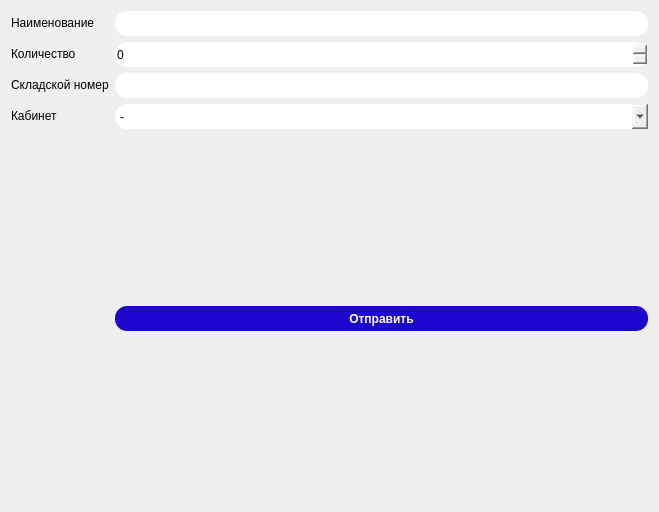
                <widget class="QWidget" name="page_4">
                 <layout class="QFormLayout" name="formLayout_4">
                  <item row="0" column="0">
                   <widget class="QLabel" name="label_21">
                    <property name="text">
                     <string>Наименование</string>
                    </property>
                   </widget>
                  </item>
                  <item row="0" column="1">
                   <widget class="QLineEdit" name="NameInstallation">
                    <property name="styleSheet">
                     <string notr="true">QLineEdit{
	border-radius: 12px;
	height: 25px;
	width: 150px;
}</string>
                    </property>
                   </widget>
                  </item>
                  <item row="1" column="0">
                   <widget class="QLabel" name="label_20">
                    <property name="text">
                     <string>Количество</string>
                    </property>
                   </widget>
                  </item>
                  <item row="1" column="1">
                   <widget class="QSpinBox" name="QuantityInstallation">
                    <property name="styleSheet">
                     <string notr="true">QSpinBox{
	border-radius: 12px;
	height: 25px;
	width: 150px;
}</string>
                    </property>
                   </widget>
                  </item>
                  <item row="2" column="0">
                   <widget class="QLabel" name="label_22">
                    <property name="text">
                     <string>Складской номер</string>
                    </property>
                   </widget>
                  </item>
                  <item row="2" column="1">
                   <widget class="QLineEdit" name="NumberInstallation">
                    <property name="styleSheet">
                     <string notr="true">QLineEdit{
	border-radius: 12px;
	height: 25px;
	width: 150px;
}</string>
                    </property>
                   </widget>
                  </item>
                  <item row="3" column="0">
                   <widget class="QLabel" name="label_19">
                    <property name="text">
                     <string>Кабинет</string>
                    </property>
                   </widget>
                  </item>
                  <item row="3" column="1">
                   <widget class="QComboBox" name="PlaceInstallation">
                    <property name="styleSheet">
                     <string notr="true">QComboBox{
	border-radius: 12px;
	height: 25px;
	width: 150px;
}</string>
                    </property>
                    <item>
                     <property name="text">
                      <string>-</string>
                     </property>
                    </item>
                    <item>
                     <property name="text">
                      <string>404</string>
                     </property>
                    </item>
                    <item>
                     <property name="text">
                      <string>405</string>
                     </property>
                    </item>
                    <item>
                     <property name="text">
                      <string>406</string>
                     </property>
                    </item>
                    <item>
                     <property name="text">
                      <string>407</string>
                     </property>
                    </item>
                    <item>
                     <property name="text">
                      <string>408</string>
                     </property>
                    </item>
                   </widget>
                  </item>
                  <item row="4" column="1">
                   <spacer name="verticalSpacer_6">
                    <property name="orientation">
                     <enum>Qt::Vertical</enum>
                    </property>
                    <property name="sizeHint" stdset="0">
                     <size>
                      <width>533</width>
                      <height>165</height>
                     </size>
                    </property>
                   </spacer>
                  </item>
                  <item row="6" column="1">
                   <spacer name="verticalSpacer_7">
                    <property name="orientation">
                     <enum>Qt::Vertical</enum>
                    </property>
                    <property name="sizeHint" stdset="0">
                     <size>
                      <width>533</width>
                      <height>164</height>
                     </size>
                    </property>
                   </spacer>
                  </item>
                  <item row="5" column="1">
                   <widget class="QPushButton" name="InstallationSendButton">
                    <property name="styleSheet">
                     <string notr="true">QPushButton {
	background-color: #1c05cf;
	color: #ffffff;
	border-radius: 12px;
	width: 75px;
	height: 25px;
	font-weight: bold
}

QPushButton:pressed {
	background-color: #130390;
	color: #ffffff;
	border-radius: 12px;
	width: 75px;
	height: 25px;
}</string>
                    </property>
                    <property name="text">
                     <string>Отправить</string>
                    </property>
                   </widget>
                  </item>
                 </layout>
                </widget>
